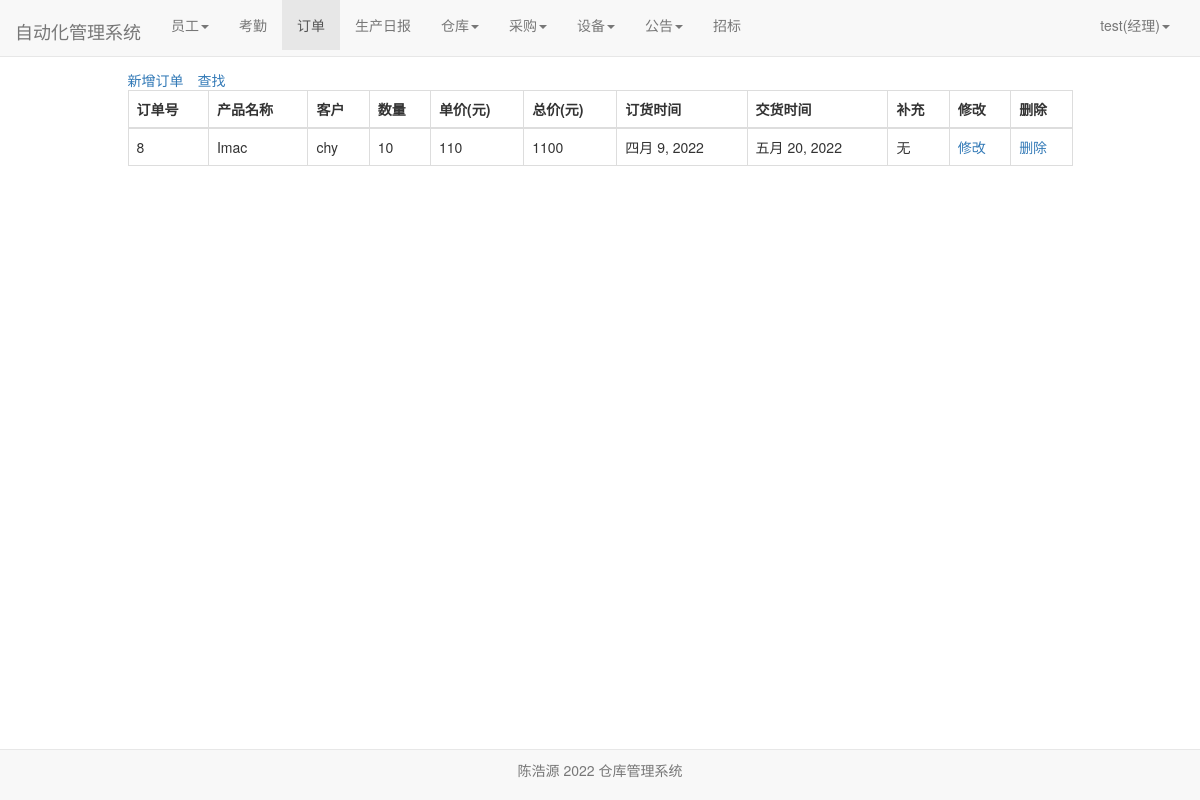
Screenshot of /orders/order_list/ (signed in) with the database file from the repository.
### user/models.py (models this page shows)
class Profile(models.Model):
    user = models.OneToOneField(User, on_delete=models.CASCADE)
    staff_gender = models.CharField(max_length=10, choices=(('male', '男'), ('female', '女')), default='male',
                                    verbose_name='性别')
    staff_age = models.PositiveIntegerField(verbose_name="年龄")
    staff_home = models.CharField(max_length=100, verbose_name="籍贯")
    staff_nationality = models.CharField(max_length=20, verbose_name="民族")  # 民族
    staff_tel = models.BigIntegerField(verbose_name="电话")
    start_time = models.DateField(auto_now_add=True, verbose_name="入职时间")  # 入职时间
    id_card = models.CharField(max_length=20,verbose_name="身份证")  # 身份证号
    staff_type = models.CharField(max_length=100,verbose_name="职位", null=True)  # 职位
    salary_pre_hour = models.IntegerField(verbose_name="时薪")  # 时薪
    class Meta:
        ordering = ['-start_time']

### orders/models.py (models this page shows)
class Orders(models.Model):#订单
    order_name=models.ForeignKey(Product,on_delete=models.DO_NOTHING, verbose_name="产品名称")
    order_client=models.CharField(max_length=100, verbose_name="客户名称")
    order_number = models.IntegerField(verbose_name="数量")
    order_price=models.IntegerField(verbose_name="单价(元)")
    order_total_price = models.IntegerField(verbose_name="总价(元)")
    order_time = models.DateField(auto_now_add=True, verbose_name="订货时间")
    order_end = models.DateField(verbose_name="交货时间")
    order_supplement=models.TextField(verbose_name="补充",null=True, blank=True)
    class Meta:
        ordering = ['-order_time']

### warehouse/models.py (models this page shows)
class Product(models.Model):
    product_name = models.CharField(max_length=100)
    def __str__(self):
        return self.product_name

### orders/views.py (the view)
# urls.py: path('order_list/', views.order_list, name='order_list'),
def order_list(request):
    order_lists = Orders.objects.all()
    context = {}
    context['order_lists'] = order_lists
    return render(request, 'order_list.html', context)

### user/models.py (called while the page is built)
def get_staff_type(self):
    if Profile.objects.filter(user=self).exists():
        profile = Profile.objects.get(user=self)
        return profile.staff_type
    else:
        return ''

### orders/templates/order_list.html (shortened to what this page needs)
{% extends 'base.html' %}
{% if user.is_authenticated %}
                        {% block nav_order_active %}active{% endblock %}
{% endif %}
{% block content %}
    <div class="containter">
        <div class="row">
            <div class="col-xs-10 col-xs-offset-1">
                {% if user.is_authenticated %}
                <table class="table table-bordered table-hover">
                    <span style="margin-right: 1em"><a href="{% url 'order_append' %}">新增订单</a></span>
                    <span><a href="{% url 'order_select' %}">查找</a></span>
                  <thead>
                    <tr>
                      <th scope="col">订单号</th>
                      <th scope="col">产品名称</th>
                      <th scope="col">客户</th>
                      <th scope="col">数量</th>
                      <th scope="col">单价(元)</th>
                       <th scope="col">总价(元)</th>
                        <th scope="col">订货时间</th>
                       <th scope="col">交货时间</th>
                      <th scope="col">补充</th>
                         <th scope="col">修改</th>
                      <th scope="col">删除</th>
                    </tr>
                  </thead>
                  <tbody>
                  {%for order in order_lists%}
                    <tr>
                      <td>{{order.id}}</td>
                      <td>{{order.order_name}}</td>
                      <td>{{order.order_client}}</td>
                      <td>{{order.order_number}}</td>
                      <td>{{order.order_price}}</td>
                        <td>{{order.order_total_price}}</td>
                      <td>{{order.order_time}}</td>
                      <td>{{order.order_end}}</td>
                      <td>{{order.order_supplement}}</td>
                           <td><a href="{% url 'order_modify' order.pk%}">修改</a></li></td>
                      <td><a href="{% url 'order_delete' order.pk%}">删除</a></li></td>
                    </tr>
                  {% endfor %}
                  </tbody>
                </table>
                {% else %}
                    <span>未登录，跳转到首页...</span>
                    <script type="text/javascript">
                        window.location.href = '/';
                    </script>
                {% endif %}
            </div>
        </div>
    </div>
{% endblock %}

### templates/base.html (shortened to what this page needs)
{% load staticfiles %}
<!doctype html>
<html lang="en">
<head>
    <link rel="stylesheet" href="{% static 'base.css' %}">
     <link rel="stylesheet" href="{% static 'home.css' %}">
    <link rel="stylesheet" href="{% static 'bootstrap-3.37/css/bootstrap.min.css' %}">
</head>
<body>
     <div class="navbar navbar-default navbar-fixed-top" role="navigation">
        <div class="container-fluid">
            <div class="navbar-header">
            </div>
        </div>
     </div>
    <nav class="navbar navbar-default navbar-fixed-top">
      <div class="container-fluid">
        <div class="navbar-header">
          <a class="navbar-brand" href="{% url 'home' %}">自动化管理系统</a>
        </div>
          {% if  user.is_authenticated %}
        <div class="collapse navbar-collapse" id="bs-example-navbar-collapse-1">
          <ul class="nav navbar-nav">
              {% if user.get_staff_type == '经理' %}
              <li class="{% block nav_staff_active %}{% endblock %}">
                    <li class="dropdown">
                      <a href="#" class="dropdown-toggle" data-toggle="dropdown" role="button" aria-haspopup="true" aria-expanded="false">员工<span class="caret"></span></a>
                    </li>
                  </li>
                 <li class="{% block nav_attendence_active %}{% endblock %}"><a href="{% url 'attendence_lists'%}">考勤</a></li>
                  <li class="{% block nav_order_active %}{% endblock %}"><a href="{% url 'order_list' %}">订单</a></li>
                  <li class="{% block nav_producediary_active %}{% endblock %}"><a href="{% url 'product_diary' %}">生产日报</a></li>
                   <li class="{% block nav_warehousediary_active %}{% endblock %}">
                    <li class="dropdown">
                      <a href="#" class="dropdown-toggle" data-toggle="dropdown" role="button" aria-haspopup="true" aria-expanded="false">仓库<span class="caret"></span></a>
                    </li>
                  </li>
                  <li class="{% block nav_purchase_active %}{% endblock %}">
                    <li class="dropdown">
                      <a href="#" class="dropdown-toggle" data-toggle="dropdown" role="button" aria-haspopup="true" aria-expanded="false">采购<span class="caret"></span></a>
                    </li>
                  </li>
                  <li class="{% block nav_facility_active %}{% endblock %}">
                    <li class="dropdown">
                      <a href="#" class="dropdown-toggle" data-toggle="dropdown" role="button" aria-haspopup="true" aria-expanded="false">设备<span class="caret"></span></a>
                    </li>
                  </li>
              <li class="{% block nav_notice_active %}{% endblock %}">
                    <li class="dropdown">
                      <a href="#" class="dropdown-toggle" data-toggle="dropdown" role="button" aria-haspopup="true" aria-expanded="false">公告<span class="caret"></span></a>
                    </li>
                  </li>
                  <li class="{% block nav_salary_active %}{% endblock %}"><a href="{% url 'bidding'%}">招标</a></li>
              {%endif%}
          </ul>
        <ul class="nav navbar-nav navbar-right">
            <li class="dropdown">
              <a href="#" class="dropdown-toggle" data-toggle="dropdown" role="button" aria-haspopup="true" aria-expanded="false">
                  {{user.username}}({{user.get_staff_type}})<span class="caret"></span></a>
            </li>
        </ul>
    </div>
          {% else %}
           <ul class="nav navbar-nav navbar-right">
                <li><a href="{% url 'login' %}?from={{ request.get_full_path }}">登录</a></li>
           </ul>
          {% endif %}
      </div>
    </nav>
     <div id="footer" class="container">
    <nav class="navbar navbar-default navbar-fixed-bottom">
        <div class="navbar-inner navbar-content-center">
            <p class="text-muted credit text-center" style="padding: 10px;">
                陈浩源 2022 仓库管理系统
            </p>
        </div>
    </nav>
    {% block content%} {% endblock %}
</body>
</html>

### static/home.css (style rules this page uses)
* { margin: 0; padding: 0; }
body { margin-top: 70px!important; }
ul { list-style-type: none!important; }
ul.navbar-right { margin-right: 0; }
div.navbar-header { font-size: 200%; padding-top: 0.2em; }

### rows the page displays
Orders: id "8", order_name "Imac", order_client "chy", order_number "10", order_price "110", order_total_price "1100", order_time "四月 9, 2022", order_end "五月 20, 2022", order_supplement "无"

### other values shown
{{ user.username }} "test"
{{ user.get_staff_type }} "经理"
